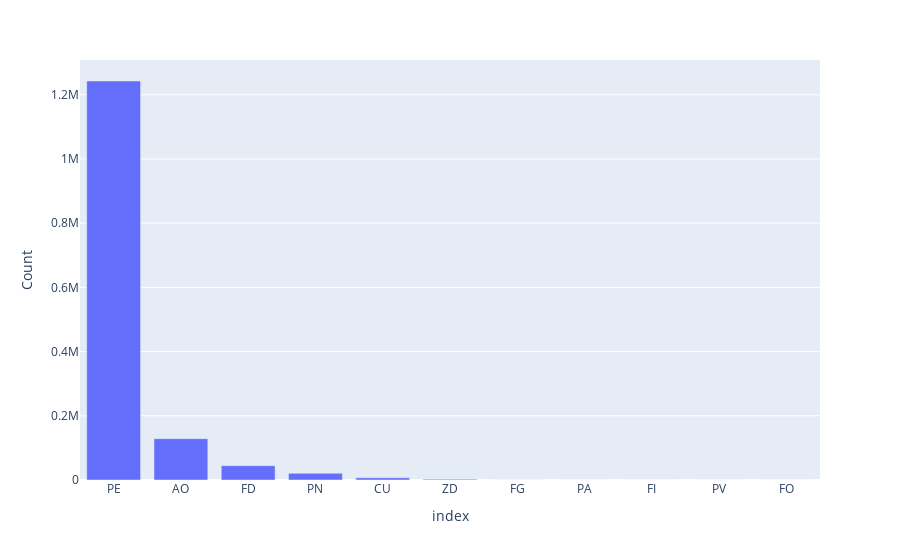

The notebook cell this image was saved under:
### Code cell
counts = network["Material"].value_counts()
fig = px.bar(counts, x=counts.index, y=counts.values, labels={"x": "Value", "y": "Count"})
fig.show()

### Figure 1 — Plotly figure (JSON) as saved in the notebook; plotly's stock layout.template omitted (floating-point values rounded to 4 significant figures)
{"data": [{"alignmentgroup": "True", "hovertemplate": "index=%{x}<br>Count=%{y}<extra></extra>", "legendgroup": "", "marker": {"color": "#636efa", "pattern": {"shape": ""}}, "name": "", "offsetgroup": "", "orientation": "v", "showlegend": false, "textposition": "auto", "type": "bar", "x": ["PE", "AO", "FD", "PN", "CU", "ZD", "FG", "PA", "FI", "PV", "FO"], "xaxis": "x", "y": [1242845, 128713, 44592, 20928, 6945, 2451, 22, 14, 13, 12, 4], "yaxis": "y"}], "layout": {"barmode": "relative", "legend": {"tracegroupgap": 0}, "margin": {"t": 60}, "xaxis": {"anchor": "y", "domain": [0, 1], "title": {"text": "index"}}, "yaxis": {"anchor": "x", "domain": [0, 1], "title": {"text": "Count"}}}}
